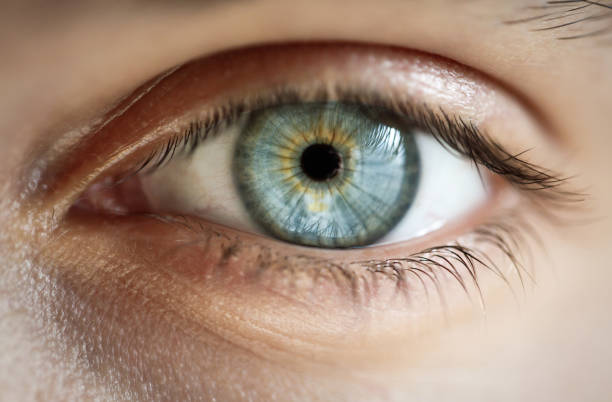
#> input picture data/user1.png, 612 x 402 px
$ python -i features.py   (imports and definitions only)
#> lines starting #> are read from the running program, lines starting #| are printed output that depends on the picture; after the words box and inside, x2 and y2 are one past the last pixel; in counts of white or black regions, pixels touching at a corner belong together
import cv2
import numpy as np
from skimage.transform import hough_circle, hough_circle_peaks
from skimage.feature import canny
from skimage.draw import circle_perimeter

def segment_iris(image):
    edges = canny(image, sigma=2)
    hough_radii = np.arange(20, 60, 2)
    hough_res = hough_circle(edges, hough_radii)
    accums, cx, cy, radii = hough_circle_peaks(hough_res, hough_radii, total_num_peaks=1)
    if len(cx) == 0:
        raise ValueError("No iris detected.")
    mask = np.zeros_like(image)
    rr, cc = circle_perimeter(cy[0], cx[0], radii[0])
    mask[rr, cc] = 1
    iris_region = image * mask
    return iris_region

def extract_features(image):
    iris_region = segment_iris(image)
    resized = cv2.resize(iris_region, (64, 64))
    haar = cv2.dct(np.float32(resized))
    flat = haar.flatten()
    threshold = np.median(flat)
    binary_features = (flat > threshold).astype(int)
    return binary_features.tolist()

>>> import cv2
>>> picture = cv2.imread('data/user1.png', cv2.IMREAD_GRAYSCALE)
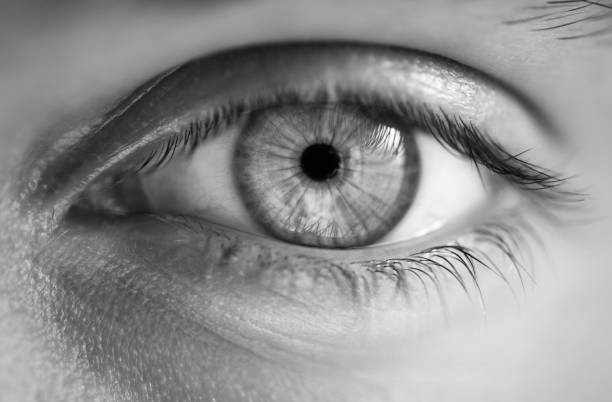
#> picture: shape (402, 612); min 0, max 255, mean 143.3
>>> result = extract_features(picture)
#> in segment_iris, `edges = canny(image, sigma=2)`:
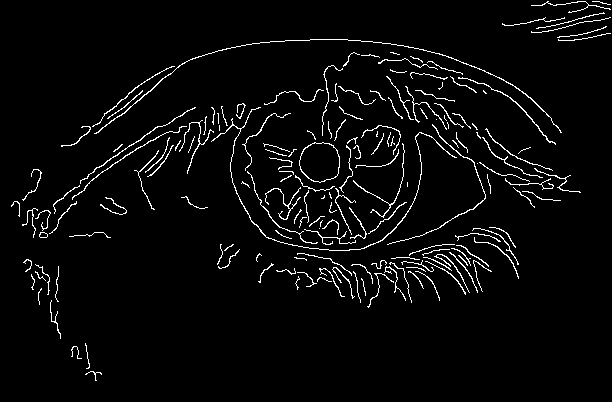
#> edges: shape (402, 612) bool; 3.7% white in thin lines or dots
#> in segment_iris, `accums, cx, cy, radii = hough_circle_peaks(hough_res, hough_radii, tot..`: accums = [0.583]; cx = [319]; cy = [161]; radii = [20]
#> in segment_iris, `rr, cc = circle_perimeter(cy[0], cx[0], radii[0])`: rr = 120 values, max 181 at index 0, min 141 at index 1, mean 161; cc = 120 values, max 339 at index 4, min 299 at index 6, mean 319
#> in extract_features, `haar = cv2.dct(np.float32(resized))`:
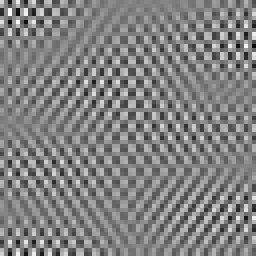
#> haar: shape (64, 64) float32 (shown 4 times larger); min -4.5, max 4.32, mean -9.38e-06; drawn with min black and max white
#> in extract_features, `flat = haar.flatten()`: flat = 4096 values, max 4.32 at index 194, min -4.5 at index 322, mean -9.38e-06
#> in extract_features, `threshold = np.median(flat)`: threshold = 0.000159
#> in extract_features, `binary_features = (flat > threshold).astype(int)`: binary_features = 4096 values, max 1 at index 0, min 0 at index 1, mean 0.5
#> result has the same summary as binary_features in extract_features

$ run again, on data/user2.png
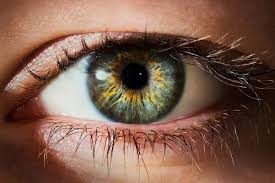
#> input picture data/user2.png, 275 x 183 px
#> in segment_iris, `edges = canny(image, sigma=2)`:
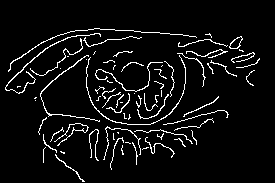
#> edges: shape (183, 275) bool; 5.9% white in thin lines or dots, all inside (x1, y1, x2, y2) = (5, 28, 260, 182)
#> accums = [0.375]; cx = [135]; cy = [76]; radii = [50]
#> rr = 288 values, max 126 at index 0, min 26 at index 1, mean 76; cc = 288 values, max 185 at index 4, min 85 at index 6, mean 135
#> in extract_features, `haar = cv2.dct(np.float32(resized))`:
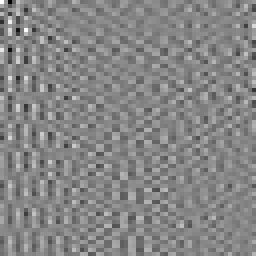
#> haar: shape (64, 64) float32 (shown 4 times larger); min -38.72, max 34.97, mean 0; drawn with min black and max white
#> flat = 4096 values, max 34.97 at index 0, min -38.72 at index 2, mean 0.00162
#> threshold = -0.00287
#> binary_features = 4096 values, max 1 at index 0, min 0 at index 2, mean 0.5
#> result has the same summary as binary_features in extract_features

$ run again, on data/user3.png
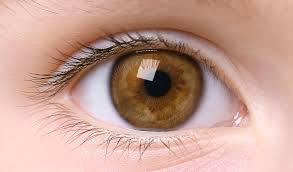
#> input picture data/user3.png, 293 x 172 px
#> in segment_iris, `edges = canny(image, sigma=2)`:
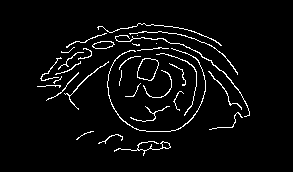
#> edges: shape (172, 293) bool; 4.2% white in thin lines or dots, all inside (x1, y1, x2, y2) = (37, 23, 250, 156)
#> accums = [0.429]; cx = [156]; cy = [85]; radii = [48]
#> rr = 280 values, max 133 at index 0, min 37 at index 1, mean 85; cc = 280 values, max 204 at index 4, min 108 at index 6, mean 156
#> in extract_features, `haar = cv2.dct(np.float32(resized))`:
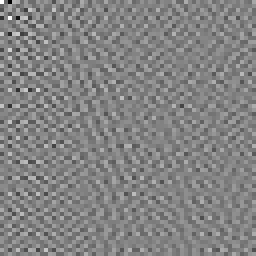
#> haar: shape (64, 64) float32 (shown 4 times larger); min -42.68, max 40.09, mean 0; drawn with min black and max white
#> flat = 4096 values, max 40.09 at index 0, min -42.68 at index 2, mean 0.0013
#> threshold = 0.0105
#> binary_features = 4096 values, max 1 at index 0, min 0 at index 1, mean 0.5
#> result has the same summary as binary_features in extract_features

$ run again, on data/user4.png
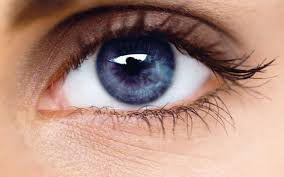
#> input picture data/user4.png, 284 x 177 px
#> in segment_iris, `edges = canny(image, sigma=2)`:
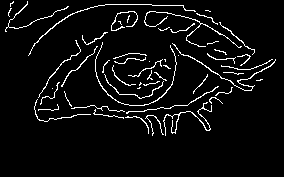
#> edges: shape (177, 284) bool; 5.3% white in thin lines or dots, all inside (x1, y1, x2, y2) = (5, 1, 276, 136)
#> accums = [0.552]; cx = [135]; cy = [65]; radii = [40]
#> rr = 232 values, max 105 at index 0, min 25 at index 1, mean 65; cc = 232 values, max 175 at index 4, min 95 at index 6, mean 135
#> in extract_features, `haar = cv2.dct(np.float32(resized))`:
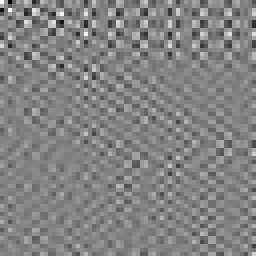
#> haar: shape (64, 64) float32 (shown 4 times larger); min -37.95, max 35.95, mean 0; drawn with min black and max white
#> flat = 4096 values, max 35.95 at index 0, min -37.95 at index 2, mean 0.00157
#> threshold = -0.0405
#> binary_features = 4096 values, max 1 at index 0, min 0 at index 2, mean 0.5
#> result has the same summary as binary_features in extract_features
